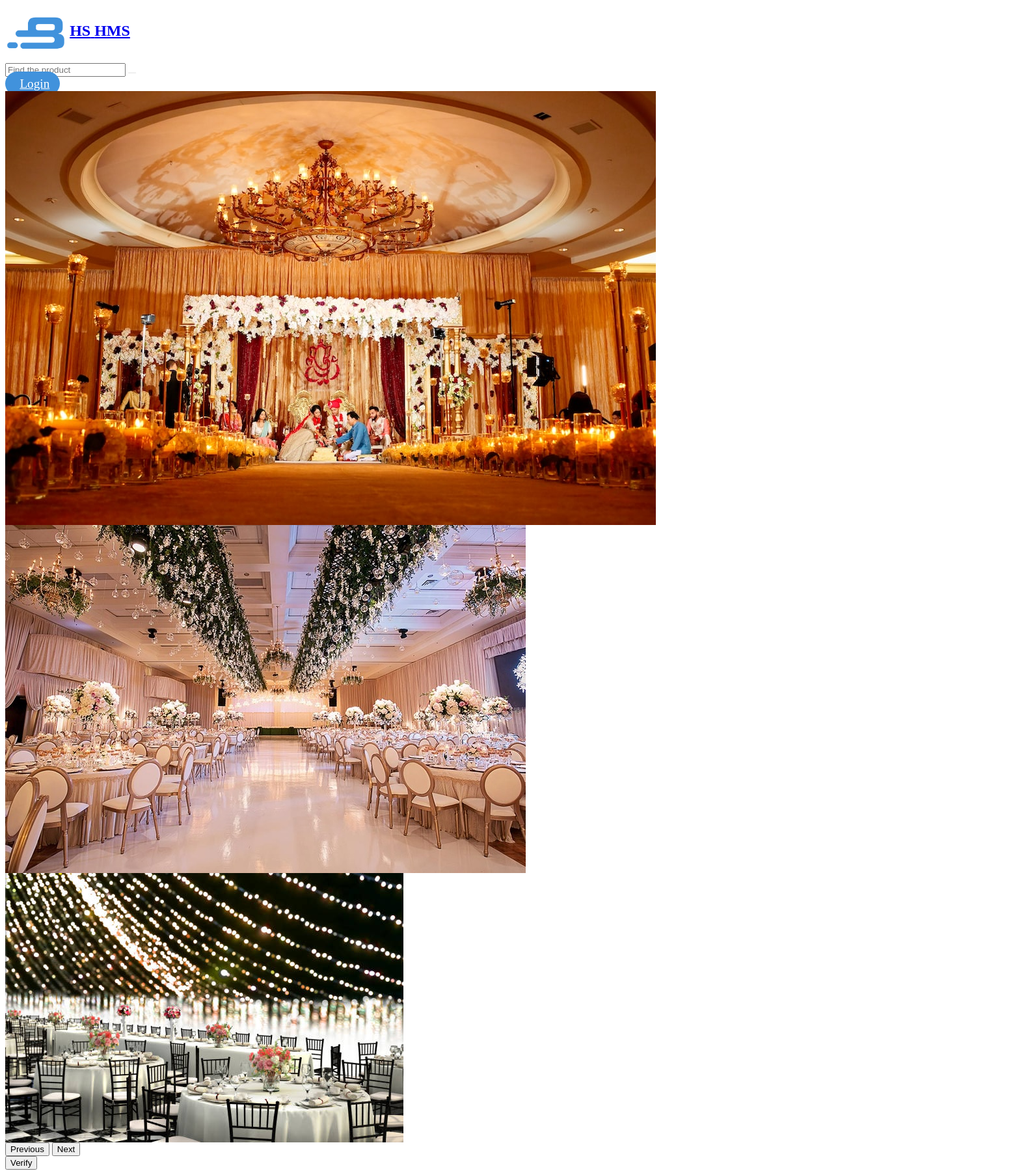
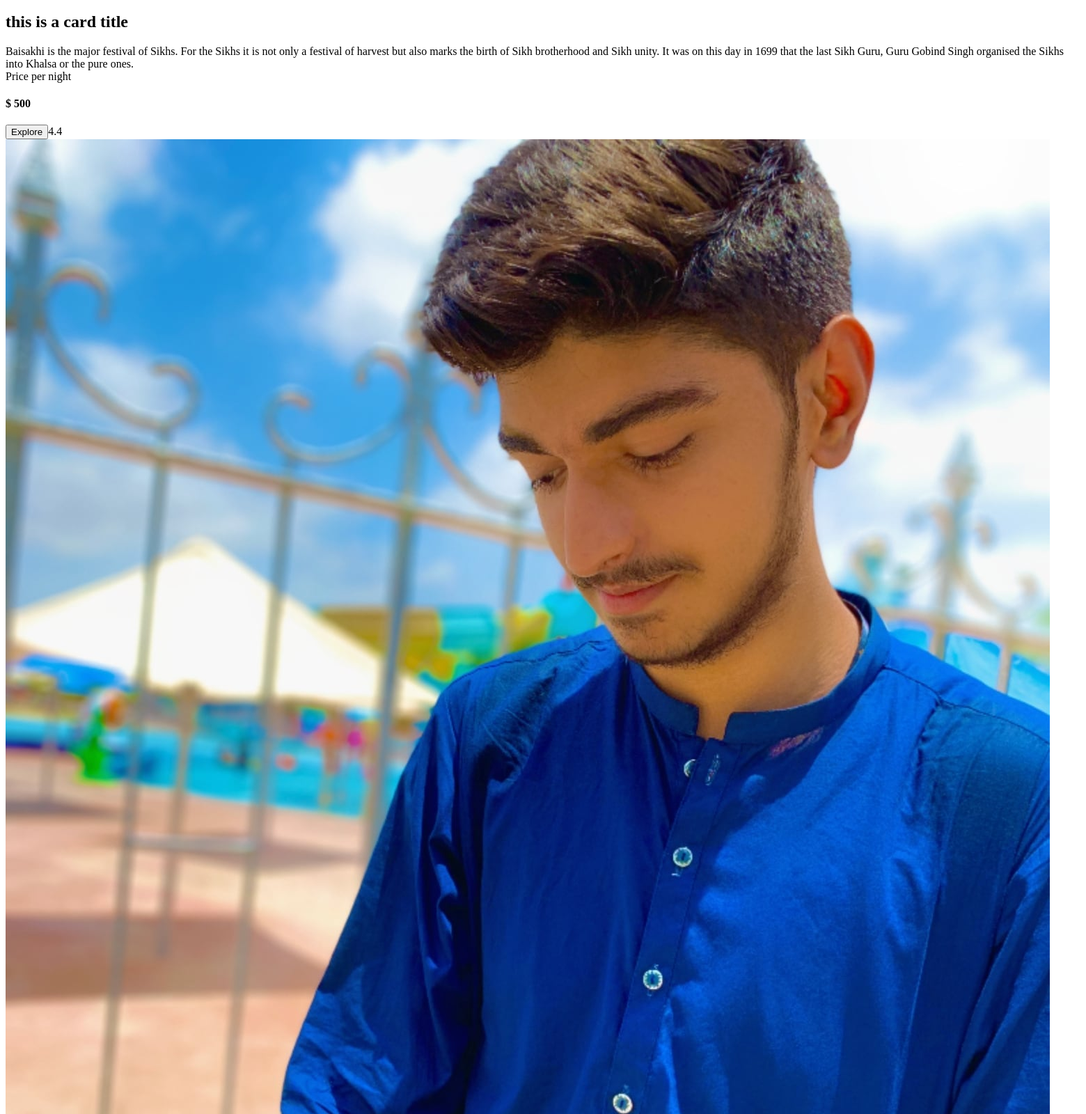
Page /testJs.php (upper part) on the committed database (2 pictures, top to bottom).
### tables this page shows
CREATE TABLE `registeration` (
  `regi_id` int(11) NOT NULL,
  `reg_user_id` int(11) NOT NULL,
  `reg_user_name` varchar(233) NOT NULL,
  `reg_title` varchar(222) NOT NULL,
  `reg_cat` varchar(222) NOT NULL,
  `reg_phone` varchar(222) NOT NULL,
  `reg_address` varchar(222) NOT NULL,
  `reg_price` varchar(222) NOT NULL,
  `reg_range` varchar(222) NOT NULL,
  `reg_desc` varchar(5000) NOT NULL,
  `reg_img_1` varchar(222) NOT NULL,
  `reg_img_2` varchar(222) NOT NULL,
  `reg_img_3` varchar(222) NOT NULL,
  `reg_publish_date` datetime NOT NULL DEFAULT current_timestamp(),
  `reg_status` varchar(222) NOT NULL
);

CREATE TABLE `user` (
  `user_id` int(11) NOT NULL,
  `user_name` varchar(222) NOT NULL,
  `user_position` int(11) NOT NULL COMMENT '0 is a simple user,1 is admin,2 is seller',
  `user_last_name` varchar(222) NOT NULL,
  `user_email` varchar(222) NOT NULL,
  `user_phone` varchar(222) NOT NULL,
  `user_pass` varchar(222) NOT NULL,
  `user_image` varchar(500) NOT NULL,
  `user_create_time` datetime NOT NULL DEFAULT current_timestamp()
);

### testJs.php (the view, shortened to what this page needs)
 <?php require './component/_header.php';
 require './php/config.php';?>
<?php
$is_result = 0;
?>
<div class="main">
    <?php
if($is_result != 1){
    $queryQ = "SELECT * FROM `registeration` ";
}
$result = mysqli_query($conn,$queryQ);
if(mysqli_num_rows($result) > 0)
{
    while($fetch_reg = mysqli_fetch_assoc($result)){
        $i+=1;
          $reg_user_id = $fetch_reg['reg_user_id'];
?>
    <div class="first-col">
        <div class="card-1 card-id">
            <div id="<?=" carouselExampleFade1".$i?>" class="
                <?=" slide carousel-fade slid carousel carousel-".$i?>">
                <div class="carousel-inner slid-inner">
                    <div class="carousel-item slid-img active">
                        <img src="./register_image/<?=$fetch_reg['reg_img_1']?>" class="d-block w-100"
                            alt="<?=$fetch_reg['reg_img_1']?>">
                    </div>
                    <?php
        if($fetch_reg['reg_img_2'] !=''){
            echo ' <div class="carousel-item slid-img">
                        <img src="./register_image/'.$fetch_reg['reg_img_2'].'" class="d-block w-100" alt="...">
                    </div> ';
        }
        if($fetch_reg['reg_img_2'] !='' && $fetch_reg['reg_img_3'] !=''){
            echo ' <div class="carousel-item slid-img">
                        <img src="./register_image/'.$fetch_reg['reg_img_3'].'" class="d-block w-100" alt="...">
                    </div> ';
        }
        ?>
                </div>
                <button class="carousel-control-prev" type="button" data-bs-target="<?=" .carousel-".$i?>"
                    data-bs-slide="prev">
                    <span class="visually-hidden">Previous</span>
                </button>
                <button class="carousel-control-next" type="button" data-bs-target="<?=" .carousel-".$i?>"
                    data-bs-slide="next">
                    <span class="visually-hidden">Next</span>
                </button>
            </div>
            <div class="info">
                <?php
                    if($fetch_reg['reg_status'] !=''){
                        echo ' <div class="verify-btn"><button><i class="bx bx-check check"></i> Verify</button></div>';
                    }
                    ?>
                <div class="title-box">
                    <h2>
                        <?=$fetch_reg['reg_title'];?>
                    </h2>
                </div>
                <div class="description">
                    <?=$fetch_reg['reg_desc'] ?>
                </div>
                <div class="text"> Price per night</div>
                <div class="price">
                    <h4>
                        <?=$fetch_reg['reg_price'];?>
                    </h4>
                </div>
                <div class="rating"><button class="Explore">Explore</button><span>4.4</span></div>
            </div>
        </div>
        <?php
         $reg_user_dataQ = "SELECT * FROM `user` WHERE `user_id` = $reg_user_id";
$reg_user_data = mysqli_query($conn,$reg_user_dataQ);
$fetch_reg_user = mysqli_fetch_assoc($reg_user_data);
           ?>
        <div class="col-p-2 explore-info">
            <div class="col-profile">
                <div class="profile-p1"><img src="./user_images/<?=$fetch_reg_user['user_image']?>" alt=""></div>
            </div>
        </div>
    </div>
    <?php
    }}?>
</div>

### rows in the picture
registeration: reg_img_1 (picture), reg_img_2 (picture), reg_img_3 (picture), reg_status "Verify", reg_title "this is a card title", reg_desc "Baisakhi is the major festival of Sikhs. For the Sikhs it is not only a festival of harvest but also marks the birth of Sikh brotherhood and Sikh unity. It was on this day in 1699 that the last Sikh Guru, Guru Gobind Singh organised the Sikhs into Khalsa or the pure ones.", reg_price "$ 500", user.user_image (picture)
